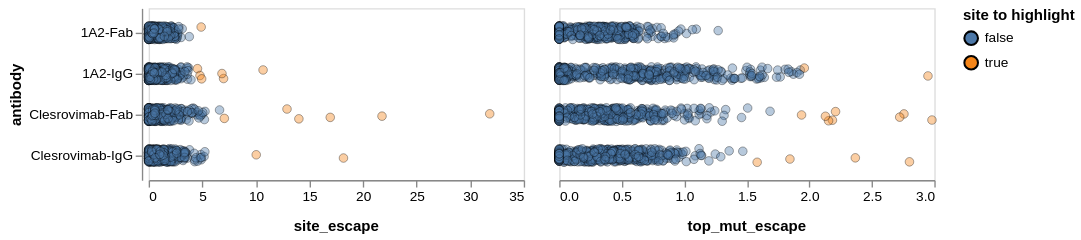

The notebook cell saved with this chart:
### Code cell
# Visualize site selection
site_selection = alt.selection_point(fields=["site"], on="mouseover", empty=False) 

per_site_escape_chart = (
    alt.Chart(per_site_escape)
    .add_params(site_selection)
    .transform_calculate(jitter="random() - 0.5")
    .encode(
        alt.X("escape", title=None),
        alt.Y("antibody"),
        alt.YOffset("jitter:Q", scale=alt.Scale(domain=[-1.2, 1.2])),
        alt.Column(
            "escape_type",
            title=None,
            header=alt.Header(orient="bottom", labelFontSize=11, labelFontStyle="bold"),
        ),
        alt.Color("highlight", title="site to highlight"),
        tooltip=["site", "rank", "antibody", "manual_no_highlight"],
        strokeWidth=alt.condition(site_selection, alt.value(3), alt.value(0.25)),
    )
    .mark_circle(size=40, strokeOpacity=1, fillOpacity=0.4, stroke="black")
    .resolve_scale(x="independent")
    .properties(width=275, height=alt.Step(30))
    .configure_axis(grid=False)
)

per_site_escape_chart

### Figure 1 — Vega-Lite specification as saved in the notebook (floating-point values rounded to 4 significant figures; data arrays with more than 128 entries replaced by an {"elided": "..."} marker saying what was removed)
{"config": {"view": {"continuousWidth": 300, "continuousHeight": 300}, "axis": {"grid": false}}, "data": {"name": "data-c31c568425e0341560634379231b5414"}, "mark": {"type": "circle", "fillOpacity": 0.4, "size": 40, "stroke": "black", "strokeOpacity": 1}, "encoding": {"color": {"field": "highlight", "title": "site to highlight", "type": "nominal"}, "column": {"field": "escape_type", "header": {"labelFontSize": 11, "labelFontStyle": "bold", "orient": "bottom"}, "title": null, "type": "nominal"}, "strokeWidth": {"condition": {"param": "param_3", "value": 3, "empty": false}, "value": 0.25}, "tooltip": [{"field": "site", "type": "quantitative"}, {"field": "rank", "type": "quantitative"}, {"field": "antibody", "type": "nominal"}, {"field": "manual_no_highlight", "type": "nominal"}], "x": {"field": "escape", "title": null, "type": "quantitative"}, "y": {"field": "antibody", "type": "nominal"}, "yOffset": {"field": "jitter", "scale": {"domain": [-1.2, 1.2]}, "type": "quantitative"}}, "height": {"step": 30}, "params": [{"name": "param_3", "select": {"type": "point", "fields": ["site"], "on": "mouseover"}}], "resolve": {"scale": {"x": "independent"}}, "transform": [{"calculate": "random() - 0.5", "as": "jitter"}], "width": 275, "$schema": "https://vega.github.io/schema/vega-lite/v5.20.1.json", "datasets": {"data-c31c568425e0341560634379231b5414": {"elided": "4032 records"}}}
